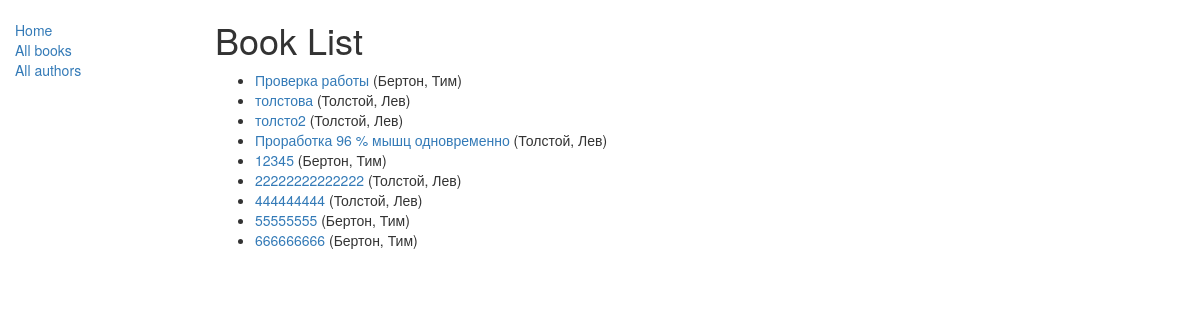
/catalog/books/, run on an earlier commit of the app's database.
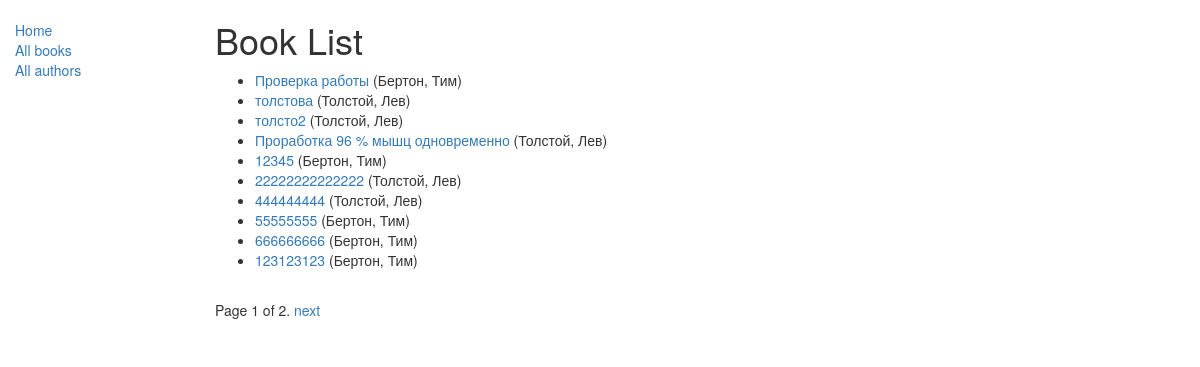
And on a later commit of the database.
### catalog/models.py (models this page shows, shortened)
class Book(models.Model):
    title = models.CharField(max_length=255)
    author = models.ForeignKey('Author', on_delete=models.SET_NULL, null=True )
    summary = models.TextField(max_length=1000,)
    isbn = models.CharField('ISBN',max_length=13, help_text='13 Character <a href="https://www.isbn-international.org/content/what-isbn">ISBN number</a>')
    ganre = models.ManyToManyField(Ganre, help_text='выбери жанр')
    def get_absolute_url(self):
        return reverse('book-detail', args=[str(self.id)])
    def display_ganre(self):
        return ', '.join([ ganre.name for ganre in self.ganre.all()[:3] ])
    display_ganre.short_description = 'Ganre'

class Author(models.Model):
    first_name = models.CharField(max_length=100)
    last_name = models.CharField(max_length=100)
    date_of_birth = models.DateField(null=True, blank=True)
    date_of_death = models.DateField('Died', null=True, blank=True)
    def __str__(self):
        return f'{self.last_name}, {self.first_name}'
    class Meta:
        ordering = ['last_name']

### catalog/views.py (the view)
# urls.py: path('books/', views.BookListView.as_view(), name='books'),
class BookListView(generic.ListView):
    model = Book
    paginate_by = 10

### catalog/templates/catalog/book_list.html
{% extends "base_generic.html" %}
{% block content %}
  <h1>Book List</h1>
  {% if book_list %}
  <ul>
    {% for book in book_list %}
      <li>
        <a href="{{ book.get_absolute_url }}">{{ book.title }}</a> ({{book.author}})
      </li>
    {% endfor %}
  </ul>
  {% else %}
    <p>There are no books in the library.</p>
  {% endif %}
{% endblock %}

What changed in the data, as far as the page shows it:
added Book: title "123123123", author "Бертон, Тим"
Also different on the page:
{{ page_obj.number }}: (not shown) → "1"
{{ page_obj.paginator.num_pages }}: (not shown) → "2"
text now shown: "Page of . next"
